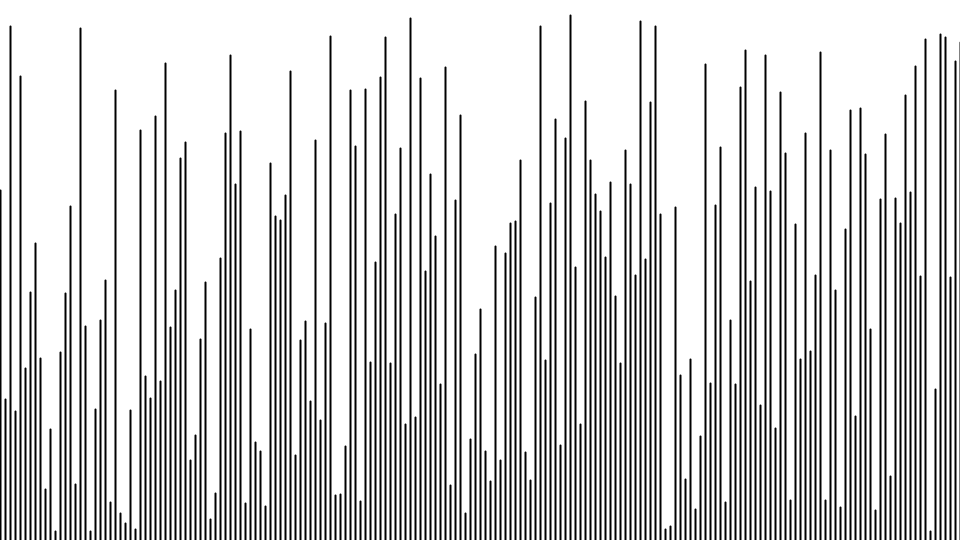
Frame 1 (no input)
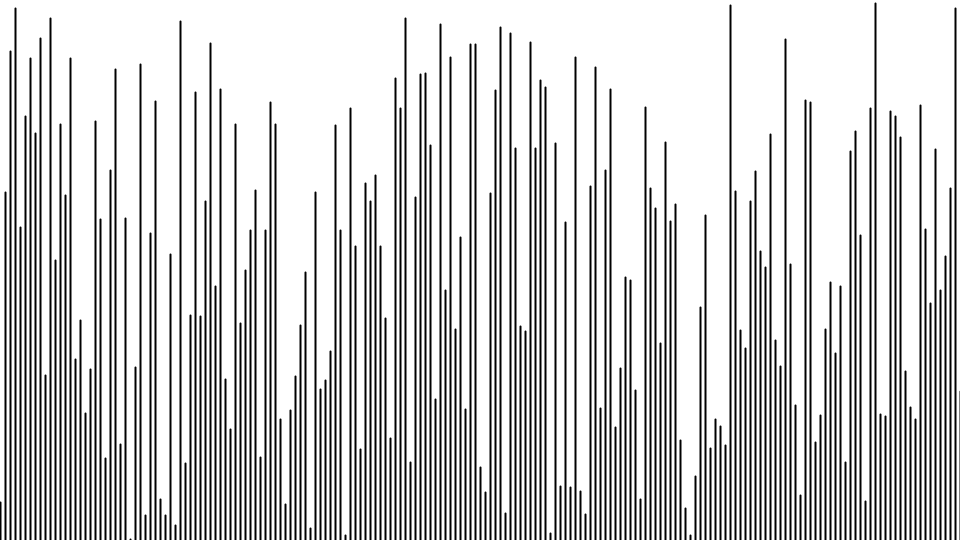
Frame 2 (the mouse pressed at the canvas centre, redrawn once)

The Processing sketch that drew these frames (run headless with seeded random() and noise(); the mouse was pressed at the canvas centre and the sketch redrawn once):

// Processing sketch: random_square01
// ── random_square01.pde
void setup() {
  size(960, 540);
  noLoop();
  stroke(0);
  strokeWeight(2);
}

void draw() {
  background(255);
  // 左端から右端まで5px間隔で表示
  for(int x = 0; x <= width; x += 5) {
    // y座標をrandomで変動
    float y = height - random(height);
    line(x , height, x, y);
  }
}

void keyPressed() {
  redraw();
}
